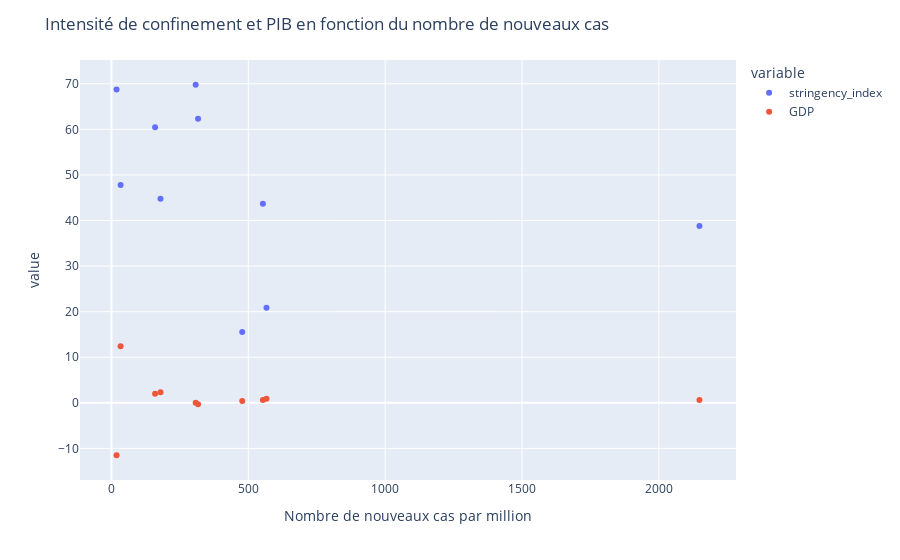

Notebook cell for this chart:
### Code cell
# fig_7

# fig_europe_STI_GDP_cases = px.scatter(data_eur, x='new_cases_per_million', y=['stringency_index', 'GDP'], template=template)
fig_europe_STI_GDP_cases = px.scatter(data_eur, x='new_cases_per_million', y=['stringency_index', 'GDP'])

fig_europe_STI_GDP_cases.update_layout(
    title='Intensité de confinement et PIB en fonction du nombre de nouveaux cas',
    xaxis_title="Nombre de nouveaux cas par million"
)

fig_europe_STI_GDP_cases.show()

### Figure 1 — Plotly figure (JSON) as saved in the notebook; plotly's stock layout.template omitted (floating-point values rounded to 4 significant figures)
{"data": [{"hovertemplate": "variable=stringency_index<br>new_cases_per_million=%{x}<br>value=%{y}<extra></extra>", "legendgroup": "stringency_index", "marker": {"color": "#636efa", "symbol": "circle"}, "mode": "markers", "name": "stringency_index", "orientation": "v", "showlegend": true, "type": "scatter", "x": [null, 18.57, 33.4, 316.4, 307.6, 159.3, 179.2, 553.3, 2148.0, 566.4, 477.8], "xaxis": "x", "y": [null, 68.74, 47.77, 62.32, 69.79, 60.46, 44.76, 43.69, 38.82, 20.84, 15.52], "yaxis": "y"}, {"hovertemplate": "variable=GDP<br>new_cases_per_million=%{x}<br>value=%{y}<extra></extra>", "legendgroup": "GDP", "marker": {"color": "#EF553B", "symbol": "circle"}, "mode": "markers", "name": "GDP", "orientation": "v", "showlegend": true, "type": "scatter", "x": [null, 18.57, 33.4, 316.4, 307.6, 159.3, 179.2, 553.3, 2148.0, 566.4, 477.8], "xaxis": "x", "y": [-3.4, -11.5, 12.4, -0.3, 0, 2, 2.3, 0.6, 0.6, 0.9, 0.4], "yaxis": "y"}], "layout": {"legend": {"title": {"text": "variable"}, "tracegroupgap": 0}, "margin": {"t": 60}, "title": {"text": "Intensité de confinement et PIB en fonction du nombre de nouveaux cas"}, "xaxis": {"anchor": "y", "domain": [0, 1], "title": {"text": "Nombre de nouveaux cas par million"}}, "yaxis": {"anchor": "x", "domain": [0, 1], "title": {"text": "value"}}}}
